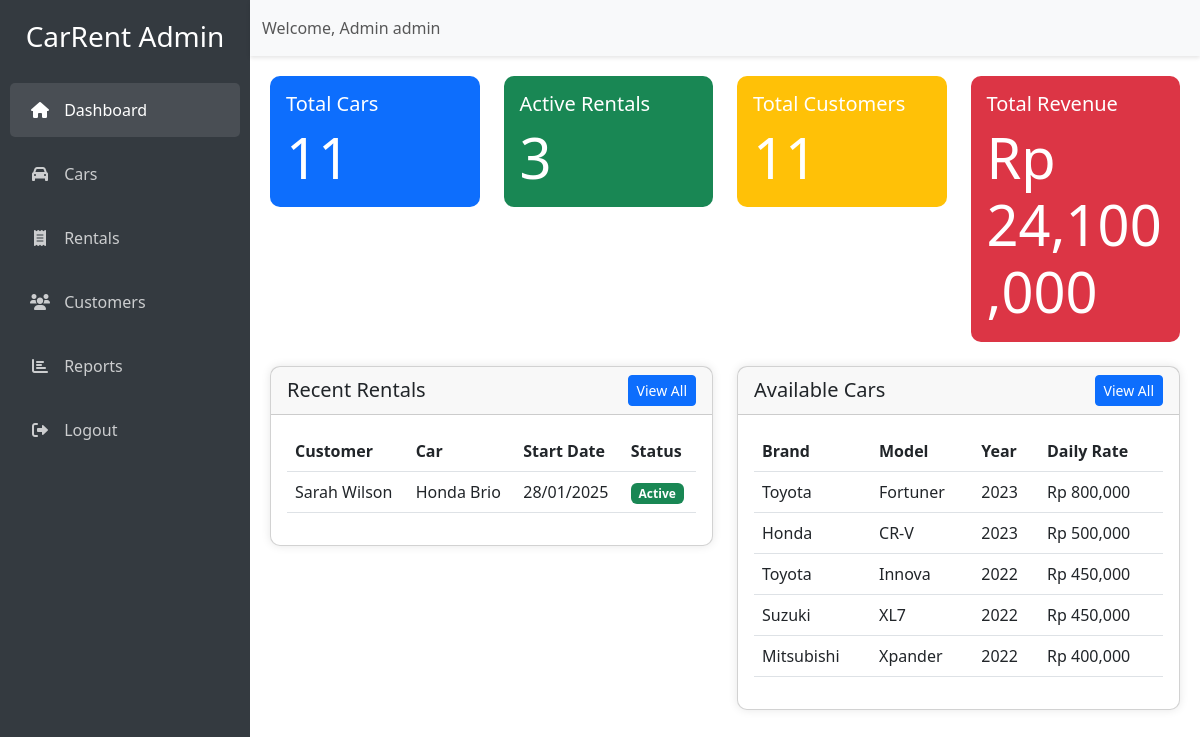
Screenshot of /admin/index.php (signed in) with the database file from the repository.
### tables this page shows
CREATE TABLE `rentals` (
  `id` int(11) NOT NULL,
  `customer_id` int(11) NOT NULL,
  `car_id` int(11) NOT NULL,
  `start_date` date NOT NULL,
  `end_date` date NOT NULL,
  `total_amount` decimal(10,2) NOT NULL,
  `pickup_location_id` int(11) NOT NULL,
  `status` enum('pending','active','completed','cancelled') DEFAULT 'active',
  `created_at` timestamp NOT NULL DEFAULT current_timestamp()
);

CREATE TABLE `customers` (
  `id` int(11) NOT NULL,
  `user_id` int(11) DEFAULT NULL,
  `name` varchar(100) NOT NULL,
  `phone` varchar(15) NOT NULL,
  `email` varchar(100) DEFAULT NULL,
  `address` text NOT NULL,
  `id_card_number` varchar(50) NOT NULL,
  `created_at` timestamp NOT NULL DEFAULT current_timestamp()
);

CREATE TABLE `cars` (
  `id` int(11) NOT NULL,
  `brand` varchar(50) NOT NULL,
  `model` varchar(50) NOT NULL,
  `year` int(11) NOT NULL,
  `license_plate` varchar(20) NOT NULL,
  `color` varchar(30) NOT NULL,
  `daily_rate` decimal(10,2) NOT NULL,
  `description` text DEFAULT NULL,
  `image` varchar(255) DEFAULT 'default.jpg',
  `features` text DEFAULT NULL,
  `transmission` enum('Manual','Automatic') NOT NULL,
  `fuel_type` enum('Petrol','Diesel','Electric','Hybrid') NOT NULL,
  `seats` int(11) NOT NULL,
  `status` enum('available','rented','maintenance') DEFAULT 'available',
  `created_at` timestamp NOT NULL DEFAULT current_timestamp()
);

### admin/index.php (the view, shortened to what this page needs)
<!DOCTYPE html>
<html lang="en">
<head>
    <link href="https://cdn.jsdelivr.net/npm/bootstrap@5.3.0/dist/css/bootstrap.min.css" rel="stylesheet">
    <link href="https://cdnjs.cloudflare.com/ajax/libs/font-awesome/6.0.0/css/all.min.css" rel="stylesheet">
</head>
<body>
    <div class="sidebar">
        <div class="text-center mb-4">
            <h3>CarRent Admin</h3>
        </div>
        <ul class="nav flex-column">
            <li class="nav-item">
                <a class="nav-link active" href="index.php">
                    <i class="fas fa-home"></i> Dashboard
                </a>
            </li>
            <li class="nav-item">
                <a class="nav-link" href="cars.php">
                    <i class="fas fa-car"></i> Cars
                </a>
            </li>
            <li class="nav-item">
                <a class="nav-link" href="rentals.php">
                    <i class="fas fa-receipt"></i> Rentals
                </a>
            </li>
            <li class="nav-item">
                <a class="nav-link" href="customers.php">
                    <i class="fas fa-users"></i> Customers
                </a>
            </li>
            <li class="nav-item">
                <a class="nav-link" href="reports.php">
                    <i class="fas fa-chart-bar"></i> Reports
                </a>
            </li>
            <li class="nav-item">
                <a class="nav-link" href="logout.php">
                    <i class="fas fa-sign-out-alt"></i> Logout
                </a>
            </li>
        </ul>
    </div>
    <nav class="navbar navbar-expand-lg navbar-light bg-light">
        <div class="container-fluid">
            <span class="navbar-text">
                Welcome, Admin <?php echo htmlspecialchars($_SESSION['username']); ?>
            </span>
        </div>
    </nav>
    <div class="main-content">
        <div class="row">
            <div class="col-md-3">
                <div class="card stat-card bg-primary text-white mb-4">
                    <div class="card-body">
                        <h5 class="card-title">Total Cars</h5>
                        <p class="card-text display-4">
                            <?php
                            $query = "SELECT COUNT(*) as total FROM cars";
                            $result = mysqli_query($conn, $query);
                            $data = mysqli_fetch_assoc($result);
                            echo $data['total'];
                            ?>
                        </p>
                    </div>
                </div>
            </div>
            <div class="col-md-3">
                <div class="card stat-card bg-success text-white mb-4">
                    <div class="card-body">
                        <h5 class="card-title">Active Rentals</h5>
                        <p class="card-text display-4">
                            <?php
                            $query = "SELECT COUNT(*) as total FROM rentals WHERE status = 'active'";
                            $result = mysqli_query($conn, $query);
                            $data = mysqli_fetch_assoc($result);
                            echo $data['total'];
                            ?>
                        </p>
                    </div>
                </div>
            </div>
            <div class="col-md-3">
                <div class="card stat-card bg-warning text-white mb-4">
                    <div class="card-body">
                        <h5 class="card-title">Total Customers</h5>
                        <p class="card-text display-4">
                            <?php
                            $query = "SELECT COUNT(*) as total FROM customers";
                            $result = mysqli_query($conn, $query);
                            $data = mysqli_fetch_assoc($result);
                            echo $data['total'];
                            ?>
                        </p>
                    </div>
                </div>
            </div>
            <div class="col-md-3">
                <div class="card stat-card bg-danger text-white mb-4">
                    <div class="card-body">
                        <h5 class="card-title">Total Revenue</h5>
                        <p class="card-text display-4">
                            <?php
                            $query = "SELECT SUM(total_amount) as total FROM rentals WHERE status = 'completed'";
                            $result = mysqli_query($conn, $query);
                            $data = mysqli_fetch_assoc($result);
                            echo 'Rp ' . number_format($data['total'] ?? 0);
                            ?>
                        </p>
                    </div>
                </div>
            </div>
        </div>
        <div class="row">
            <div class="col-md-6">
                <div class="card table-card">
                    <div class="card-header d-flex justify-content-between align-items-center">
                        <h5 class="mb-0">Recent Rentals</h5>
                        <a href="rentals.php" class="btn btn-sm btn-primary">View All</a>
                    </div>
                    <div class="card-body">
                        <div class="table-responsive">
                            <table class="table table-hover">
                                <thead>
                                    <tr>
                                        <th>Customer</th>
                                        <th>Car</th>
                                        <th>Start Date</th>
                                        <th>Status</th>
                                    </tr>
                                </thead>
                                <tbody>
                                    <?php
                                    $query = "SELECT r.*, c.name as customer_name, ca.brand, ca.model
                                            FROM rentals r
                                            JOIN customers c ON r.customer_id = c.id
                                            JOIN cars ca ON r.car_id = ca.id
                                            ORDER BY r.created_at DESC LIMIT 5";
                                    $result = mysqli_query($conn, $query);
                                    while ($row = mysqli_fetch_assoc($result)):
                                        $status_class = $row['status'] == 'active' ? 'success' :
                                                    ($row['status'] == 'completed' ? 'primary' : 'secondary');
                                    ?>
                                    <tr>
                                        <td><?php echo htmlspecialchars($row['customer_name']); ?></td>
                                        <td><?php echo htmlspecialchars($row['brand'] . ' ' . $row['model']); ?></td>
                                        <td><?php echo date('d/m/Y', strtotime($row['start_date'])); ?></td>
                                        <td>
                                            <span class="badge bg-<?php echo $status_class; ?>">
                                                <?php echo ucfirst($row['status']); ?>
                                            </span>
                                        </td>
                                    </tr>
                                    <?php endwhile; ?>
                                </tbody>
                            </table>
                        </div>
                    </div>
                </div>
            </div>
            <div class="col-md-6">
                <div class="card table-card">
                    <div class="card-header d-flex justify-content-between align-items-center">
                        <h5 class="mb-0">Available Cars</h5>
                        <a href="cars.php" class="btn btn-sm btn-primary">View All</a>
                    </div>
                    <div class="card-body">
                        <div class="table-responsive">
                            <table class="table table-hover">
                                <thead>
                                    <tr>
                                        <th>Brand</th>
                                        <th>Model</th>
                                        <th>Year</th>
                                        <th>Daily Rate</th>
                                    </tr>
                                </thead>
                                <tbody>
                                    <?php
                                    $query = "SELECT * FROM cars WHERE status = 'available' ORDER BY daily_rate DESC LIMIT 5";
                                    $result = mysqli_query($conn, $query);
                                    while ($row = mysqli_fetch_assoc($result)):
                                    ?>
                                    <tr>
                                        <td><?php echo htmlspecialchars($row['brand']); ?></td>
                                        <td><?php echo htmlspecialchars($row['model']); ?></td>
                                        <td><?php echo $row['year']; ?></td>
                                        <td>Rp <?php echo number_format($row['daily_rate']); ?></td>
                                    </tr>
                                    <?php endwhile; ?>
                                </tbody>
                            </table>
                        </div>
                    </div>
                </div>
            </div>
        </div>
    </div>
</body>
</html>

### admin/index.php (style rules this page uses)
.sidebar { position: fixed; top: 0; left: 0; height: 100vh; width: 250px; background: #343a40; padding-top: 20px; color: white; }
.sidebar .nav-link { color: rgba(255,255,255,.75); padding: 15px 20px; border-radius: 5px; margin: 5px 10px; }
.sidebar .nav-link:hover, .sidebar .nav-link.active { color: white; background: rgba(255,255,255,.1); }
.sidebar .nav-link i { margin-right: 10px; width: 20px; text-align: center; }
.main-content { margin-left: 250px; padding: 20px; }
.stat-card { border-radius: 10px; border: none; transition: transform 0.3s ease; }
.table-card { border-radius: 10px; box-shadow: 0 0 10px rgba(0,0,0,.1); }
.navbar { margin-left: 250px; box-shadow: 0 2px 4px rgba(0,0,0,.1); }

### rows the page displays
rentals: customer.name "Sarah Wilson", car.model "Honda Brio", start_date "28/01/2025", status "Active"
cars: brand "Toyota", model "Fortuner", year "2023", daily_rate "800,000"
cars: brand "Honda", model "CR-V", year "2023", daily_rate "500,000"
cars: brand "Toyota", model "Innova", year "2022", daily_rate "450,000"
cars: brand "Suzuki", model "XL7", year "2022", daily_rate "450,000"
cars: brand "Mitsubishi", model "Xpander", year "2022", daily_rate "400,000"

### other values shown
$_SESSION['username'] "admin"
$data['total'] "11"
$data['total'] "3"
$data['total'] "24,100,000"
